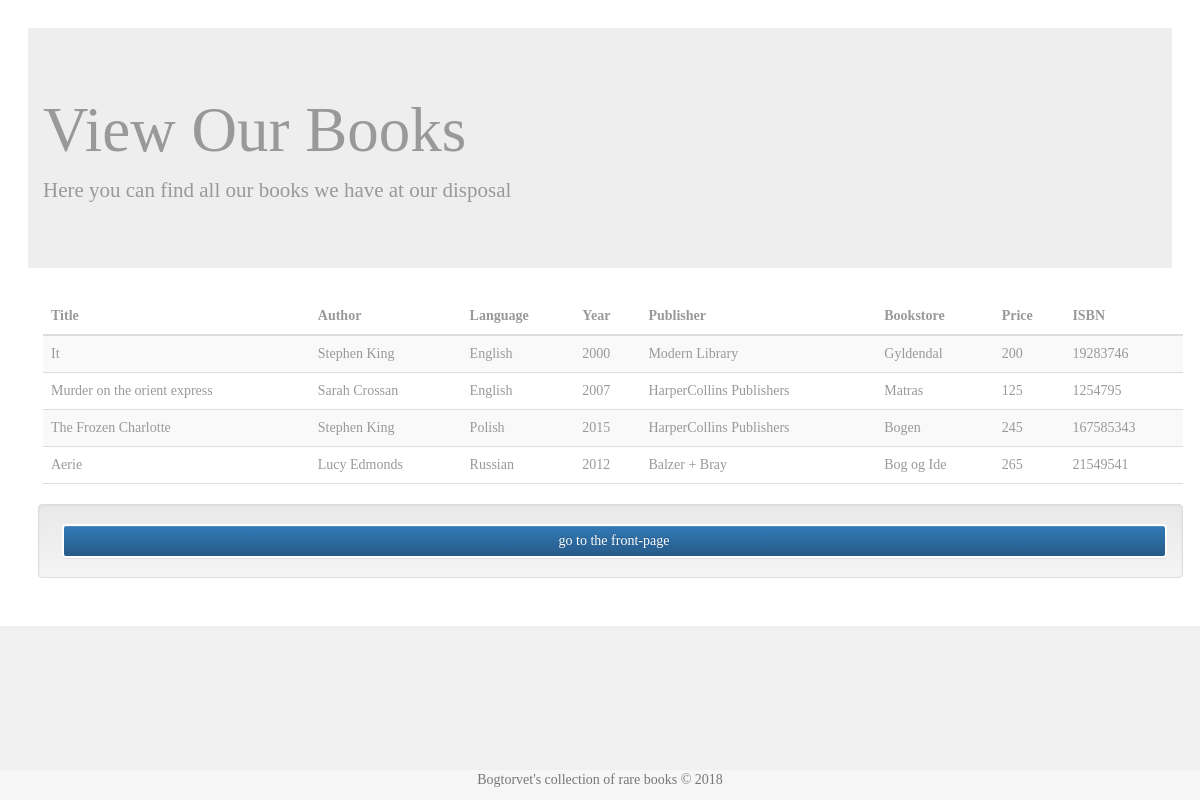
/booklist.php, run on the app's committed database.
### tables this page shows
CREATE TABLE `book` (
  `id` int(11) NOT NULL,
  `title` varchar(99) NOT NULL,
  `price` int(11) NOT NULL,
  `isbn` int(11) NOT NULL,
  `language` varchar(99) NOT NULL,
  `publishyear` varchar(99) NOT NULL,
  `author_id` int(11) NOT NULL,
  `publisher_id` int(11) NOT NULL,
  `bookstore_id` int(11) NOT NULL
);

CREATE TABLE `author` (
  `id` int(11) NOT NULL,
  `fullname` varchar(99) NOT NULL
);

CREATE TABLE `publisher` (
  `id` int(11) NOT NULL,
  `name` varchar(99) NOT NULL,
  `phone` int(11) NOT NULL,
  `website` varchar(99) NOT NULL
);

CREATE TABLE `bookstore` (
  `id` int(11) NOT NULL,
  `name` varchar(99) NOT NULL,
  `location` varchar(99) NOT NULL,
  `phone` int(11) NOT NULL
);

### booklist.php (the view, shortened to what this page needs)
<?php
$siteName = 'View Our Books';
$siteDescription = 'Here you can find all our books we have at our disposal';
include('includes/header.php');
include('includes/connectdb.php');
$sql = "SELECT book.title AS title, book.price AS price, book.language AS language, book.publishyear AS publishyear, book.isbn AS isbn, author.fullname AS fullname, bookstore.name AS bookstore, publisher.name AS publisher
          FROM book INNER JOIN author ON book.author_id = author.id INNER JOIN bookstore ON book.bookstore_id = bookstore.id INNER JOIN publisher ON book.publisher_id = publisher.id";
$result = @mysqli_query($dbc, $sql);
if ($result)
{
?>
<table class="table table-striped" id="showcontent">
  <thead>
    <tr>
      <th>Title</th>
      <th>Author</th>
      <th>Language</th>
      <th>Year</th>
      <th>Publisher</th>
      <th>Bookstore</th>
      <th>Price</th>
      <th>ISBN</th>
    </tr>
  </thead>
  <tbody>
    <?php
      while ($row = mysqli_fetch_array($result, MYSQLI_ASSOC)) {
    ?>
    <tr>
    <td><?php echo $row['title']; ?></td>
    <td><?php echo $row['fullname']; ?></td>
    <td><?php echo $row['language']; ?></td>
    <td><?php echo $row['publishyear']; ?></td>
    <td><?php echo $row['publisher']; ?></td>
    <td><?php echo $row['bookstore']; ?></td>
    <td><?php echo $row['price']; ?></td>
    <td><?php echo $row['isbn']; ?></td>
    <?php
    }
    ?>
   </tr>
  </tbody>
</table>
<?php
}
else {
  echo '<p class="error">The book records did not .</p>';
  echo '<p>' . mysqli-error($dbc) . '<br> <br>Query: ' . $sql . '</p>';
}
?>
<div class="btn-toolbar text-center well">
  <a href="index.php">
    <button type="button" class="btn btn-primary btn-block">Go to the front-page</button>
  </a>
</div>
<?php
  include('includes/footer.php')
?>

### includes/header.php (shortened to what this page needs)
<!DOCTYPE html>
<html lang="en">
<head>
  <link rel="stylesheet" href="http://maxcdn.bootstrapcdn.com/bootstrap/3.3.7/css/bootstrap.min.css">
  <link rel="stylesheet" href="https://maxcdn.bootstrapcdn.com/bootstrap/3.3.7/css/bootstrap-theme.min.css">
  <link rel="stylesheet" href="https://code.jquery.com/ui/1.11.4/themes/smoothness/jquery-ui.css">
  <link rel="stylesheet" href="https://maxcdn.bootstrapcdn.com/font-awesome/4.4.0/css/font-awesome.min.css">
  <link rel="stylesheet" href="css/style.css">
</head>
<body>
	<div class="jumbotron">
		<div class="container">
  			<h1><?php echo $siteName ?></h1>
  			<p><?php echo $siteDescription ?></p>
		</div>
	</div>
    <div class="wrap">
	    <div class="container">

### includes/footer.php (shortened to what this page needs)
	<footer class="fixed" id="footer">
        	<p class="text-muted">Bogtorvet's collection of rare books &copy; <?php echo date('Y'); ?></p>
	</footer>
	</div>
</div>
</body>
</html>

### css/style.css (style rules this page uses)
*, *::before, *::after { -webkit-box-sizing: border-box; box-sizing: border-box; }
html { background-color: #f0f0f0; }
body { color: #999999; font-family: 'Tahoma'; font-style: normal; font-weight: 400; letter-spacing: 0; padding: 1rem; text-rendering: optimizeLegibility; -webkit-font-smoothing: antialiased; -moz-osx-font-smoothing: grayscale; -moz-font-feature-settings: "liga" on; }
.btn { background-color: white; border: 2px solid #2b5c85; color: #2b5c85; padding: 0.5rem; text-transform: lowercase; }
.fixed { position: fixed; bottom: 0; right: 0; height: 30px; width: 100%; background-color: #F6F6F6; text-align: center; }
body { padding: 2em; }
table.table { width: 100%; }
.table th, .table td { text-align: left; padding: 0.25em; }
.table tr { border-bottom: 1px solid #DDD; }
.btn-primary { color: #fff; background-color: #60b0f4; border-color: #fff; }
button { border-radius: 3px; border: none; margin: 0 0.25em; transition: all 0.3s; }
* { box-model: border-box; font-family: 'futura'; }

### data on the page
book: title "It", author.fullname "Stephen King", language "English", publishyear "2000", publisher.name "Modern Library", bookstore.name "Gyldendal", price "200", isbn "19283746"
book: title "Murder on the orient express", author.fullname "Sarah Crossan", language "English", publishyear "2007", publisher.name "HarperCollins Publishers", bookstore.name "Matras", price "125", isbn "1254795"
book: title "The Frozen Charlotte", author.fullname "Stephen King", language "Polish", publishyear "2015", publisher.name "HarperCollins Publishers", bookstore.name "Bogen", price "245", isbn "167585343"
book: title "Aerie", author.fullname "Lucy Edmonds", language "Russian", publishyear "2012", publisher.name "Balzer + Bray", bookstore.name "Bog og Ide", price "265", isbn "21549541"

### other printed values
$siteName "View Our Books"
$siteDescription "Here you can find all our books we have at our disposal"
